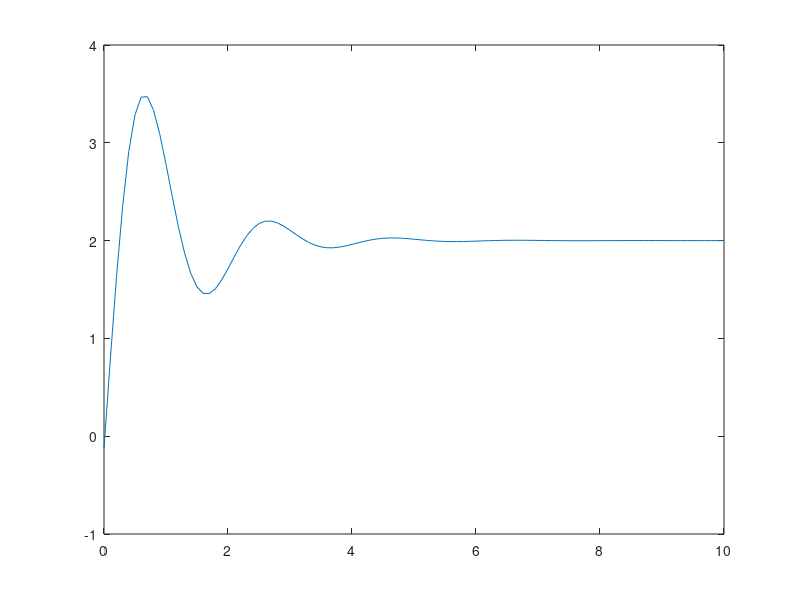

This figure's MATLAB source:
T = 0:0.1:10;
X = 2+3*exp(-T).*sin(pi*T-pi/4);
plot(T,X)

x_pos = 1;
x_max = X(1);
while x_pos < 100
    if X(x_pos) > x_max;
        x_max = X(x_pos);
    end
    x_pos = x_pos + 1;
end